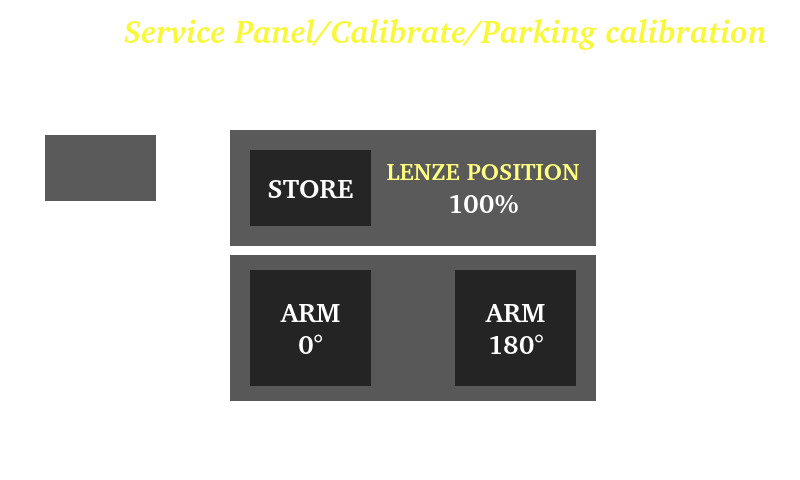
<?xml version="1.0" encoding="UTF-8"?>
<ui version="4.0">
 <class>calibParkUI</class>
 <widget class="QWidget" name="calibParkUI">
  <property name="geometry">
   <rect>
    <x>0</x>
    <y>0</y>
    <width>800</width>
    <height>480</height>
   </rect>
  </property>
  <property name="windowTitle">
   <string>Form</string>
  </property>
  <property name="styleSheet">
   <string notr="true">background-color:rgb(0,0,0,0);
background-image:url(://Service_Calib/Service_Calib/parkingBackground.png);
border: 0px;</string>
  </property>
  <widget class="QFrame" name="frame">
   <property name="geometry">
    <rect>
     <x>0</x>
     <y>0</y>
     <width>800</width>
     <height>480</height>
    </rect>
   </property>
   <property name="toolTip">
    <string notr="true"/>
   </property>
   <property name="statusTip">
    <string notr="true"/>
   </property>
   <property name="whatsThis">
    <string notr="true"/>
   </property>
   <property name="accessibleName">
    <string notr="true"/>
   </property>
   <property name="accessibleDescription">
    <string notr="true"/>
   </property>
   <property name="frameShape">
    <enum>QFrame::StyledPanel</enum>
   </property>
   <property name="frameShadow">
    <enum>QFrame::Raised</enum>
   </property>
   <widget class="QLabel" name="serviceSetupDiagnosticLabel">
    <property name="geometry">
     <rect>
      <x>110</x>
      <y>10</y>
      <width>671</width>
      <height>41</height>
     </rect>
    </property>
    <property name="font">
     <font>
      <family>Bitstream Charter</family>
      <pointsize>24</pointsize>
      <weight>75</weight>
      <italic>true</italic>
      <bold>true</bold>
     </font>
    </property>
    <property name="styleSheet">
     <string notr="true">background-image:url(/transparent.png);
color: rgb(248, 248, 54);</string>
    </property>
    <property name="text">
     <string notr="true">Service Panel/Calibrate/Parking calibration</string>
    </property>
    <property name="alignment">
     <set>Qt::AlignCenter</set>
    </property>
   </widget>
   <widget class="QPushButton" name="exitButton">
    <property name="geometry">
     <rect>
      <x>0</x>
      <y>0</y>
      <width>91</width>
      <height>96</height>
     </rect>
    </property>
    <property name="text">
     <string notr="true"/>
    </property>
   </widget>
   <widget class="QFrame" name="frameStore">
    <property name="geometry">
     <rect>
      <x>230</x>
      <y>130</y>
      <width>366</width>
      <height>116</height>
     </rect>
    </property>
    <property name="styleSheet">
     <string notr="true">background-image: url(:/transparent.png);
background-color: rgb(90, 90, 90);</string>
    </property>
    <property name="frameShape">
     <enum>QFrame::StyledPanel</enum>
    </property>
    <property name="frameShadow">
     <enum>QFrame::Raised</enum>
    </property>
    <widget class="QPushButton" name="storeButton">
     <property name="geometry">
      <rect>
       <x>20</x>
       <y>20</y>
       <width>121</width>
       <height>76</height>
      </rect>
     </property>
     <property name="font">
      <font>
       <family>Bitstream Charter</family>
       <pointsize>20</pointsize>
       <weight>75</weight>
       <bold>true</bold>
      </font>
     </property>
     <property name="styleSheet">
      <string notr="true">background-color: rgb(0, 0, 0,150);
color: rgb(255, 255, 255);
background-image: url(:/transparent.png);</string>
     </property>
     <property name="text">
      <string>STORE</string>
     </property>
    </widget>
    <widget class="QLabel" name="label">
     <property name="geometry">
      <rect>
       <x>155</x>
       <y>30</y>
       <width>196</width>
       <height>21</height>
      </rect>
     </property>
     <property name="font">
      <font>
       <family>Bitstream Charter</family>
       <pointsize>18</pointsize>
       <weight>75</weight>
       <bold>true</bold>
      </font>
     </property>
     <property name="toolTip">
      <string notr="true"/>
     </property>
     <property name="statusTip">
      <string notr="true"/>
     </property>
     <property name="whatsThis">
      <string notr="true"/>
     </property>
     <property name="accessibleName">
      <string notr="true"/>
     </property>
     <property name="styleSheet">
      <string notr="true">color: rgb(255, 255, 127);
background-color: rgb(0, 0, 0,0);</string>
     </property>
     <property name="text">
      <string>LENZE POSITION</string>
     </property>
     <property name="alignment">
      <set>Qt::AlignCenter</set>
     </property>
    </widget>
    <widget class="QLabel" name="potLabel">
     <property name="geometry">
      <rect>
       <x>170</x>
       <y>60</y>
       <width>166</width>
       <height>26</height>
      </rect>
     </property>
     <property name="font">
      <font>
       <family>Bitstream Charter</family>
       <pointsize>20</pointsize>
       <weight>75</weight>
       <bold>true</bold>
      </font>
     </property>
     <property name="toolTip">
      <string notr="true"/>
     </property>
     <property name="statusTip">
      <string notr="true"/>
     </property>
     <property name="whatsThis">
      <string notr="true"/>
     </property>
     <property name="accessibleName">
      <string notr="true"/>
     </property>
     <property name="accessibleDescription">
      <string notr="true"/>
     </property>
     <property name="styleSheet">
      <string notr="true">color: rgb(255, 255, 255);
background-color: rgb(0, 0, 0,0);</string>
     </property>
     <property name="text">
      <string>100%</string>
     </property>
     <property name="alignment">
      <set>Qt::AlignCenter</set>
     </property>
    </widget>
   </widget>
   <widget class="QPushButton" name="activateButton">
    <property name="geometry">
     <rect>
      <x>295</x>
      <y>125</y>
      <width>226</width>
      <height>121</height>
     </rect>
    </property>
    <property name="font">
     <font>
      <family>Bitstream Charter</family>
      <pointsize>20</pointsize>
      <weight>75</weight>
      <bold>true</bold>
     </font>
    </property>
    <property name="styleSheet">
     <string notr="true">background-image: url(:/transparent.png);</string>
    </property>
    <property name="text">
     <string/>
    </property>
   </widget>
   <widget class="QFrame" name="armFrame">
    <property name="geometry">
     <rect>
      <x>230</x>
      <y>255</y>
      <width>366</width>
      <height>146</height>
     </rect>
    </property>
    <property name="styleSheet">
     <string notr="true">background-image: url(:/transparent.png);
background-color: rgb(88, 88, 88);</string>
    </property>
    <property name="frameShape">
     <enum>QFrame::StyledPanel</enum>
    </property>
    <property name="frameShadow">
     <enum>QFrame::Raised</enum>
    </property>
    <widget class="QPushButton" name="arm0Button">
     <property name="geometry">
      <rect>
       <x>20</x>
       <y>15</y>
       <width>121</width>
       <height>116</height>
      </rect>
     </property>
     <property name="font">
      <font>
       <family>Bitstream Charter</family>
       <pointsize>20</pointsize>
       <weight>75</weight>
       <bold>true</bold>
      </font>
     </property>
     <property name="styleSheet">
      <string notr="true">background-color: rgb(0, 0, 0,150);
color: rgb(255, 255, 255);
background-image: url(:/transparent.png);</string>
     </property>
     <property name="text">
      <string>ARM 
0°</string>
     </property>
    </widget>
    <widget class="QPushButton" name="arm180Button">
     <property name="geometry">
      <rect>
       <x>225</x>
       <y>15</y>
       <width>121</width>
       <height>116</height>
      </rect>
     </property>
     <property name="font">
      <font>
       <family>Bitstream Charter</family>
       <pointsize>20</pointsize>
       <weight>75</weight>
       <bold>true</bold>
      </font>
     </property>
     <property name="styleSheet">
      <string notr="true">background-color: rgb(0, 0, 0,150);
color: rgb(255, 255, 255);
background-image: url(:/transparent.png);</string>
     </property>
     <property name="text">
      <string>ARM 
180°</string>
     </property>
    </widget>
   </widget>
   <widget class="QFrame" name="frameStoring">
    <property name="geometry">
     <rect>
      <x>45</x>
      <y>135</y>
      <width>111</width>
      <height>66</height>
     </rect>
    </property>
    <property name="styleSheet">
     <string notr="true">background-image: url(:/transparent.png);
background-color: rgb(90, 90, 90);</string>
    </property>
    <property name="frameShape">
     <enum>QFrame::StyledPanel</enum>
    </property>
    <property name="frameShadow">
     <enum>QFrame::Raised</enum>
    </property>
    <widget class="QLabel" name="serviceSetupDiagnosticLabel_2">
     <property name="geometry">
      <rect>
       <x>75</x>
       <y>135</y>
       <width>226</width>
       <height>41</height>
      </rect>
     </property>
     <property name="font">
      <font>
       <family>Bitstream Charter</family>
       <pointsize>24</pointsize>
       <weight>75</weight>
       <italic>true</italic>
       <bold>true</bold>
      </font>
     </property>
     <property name="styleSheet">
      <string notr="true">background-image:url(/transparent.png);
color: rgb(248, 248, 54);</string>
     </property>
     <property name="text">
      <string notr="true">STORING ...</string>
     </property>
     <property name="alignment">
      <set>Qt::AlignCenter</set>
     </property>
    </widget>
   </widget>
  </widget>
 </widget>
 <resources/>
 <connections/>
</ui>
